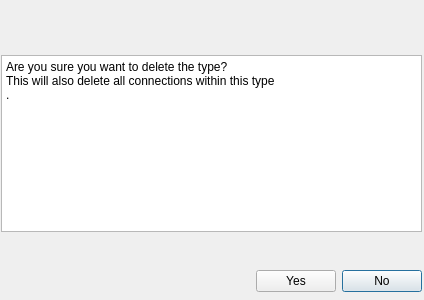
<?xml version="1.0" encoding="UTF-8"?>
<ui version="4.0">
 <class>Dialog</class>
 <widget class="QDialog" name="Dialog">
  <property name="windowModality">
   <enum>Qt::WindowModality::WindowModal</enum>
  </property>
  <property name="geometry">
   <rect>
    <x>0</x>
    <y>0</y>
    <width>424</width>
    <height>300</height>
   </rect>
  </property>
  <property name="windowTitle">
   <string>Delete Type</string>
  </property>
  <widget class="QWidget" name="">
   <property name="geometry">
    <rect>
     <x>1</x>
     <y>1</y>
     <width>421</width>
     <height>291</height>
    </rect>
   </property>
   <layout class="QGridLayout" name="gridLayout">
    <item row="6" column="1">
     <spacer name="horizontalSpacer">
      <property name="orientation">
       <enum>Qt::Orientation::Horizontal</enum>
      </property>
      <property name="sizeHint" stdset="0">
       <size>
        <width>40</width>
        <height>20</height>
       </size>
      </property>
     </spacer>
    </item>
    <item row="6" column="4">
     <widget class="QPushButton" name="pushButton_2">
      <property name="text">
       <string>No</string>
      </property>
     </widget>
    </item>
    <item row="5" column="3">
     <spacer name="verticalSpacer">
      <property name="orientation">
       <enum>Qt::Orientation::Vertical</enum>
      </property>
      <property name="sizeHint" stdset="0">
       <size>
        <width>20</width>
        <height>40</height>
       </size>
      </property>
     </spacer>
    </item>
    <item row="3" column="0" rowspan="2" colspan="5">
     <widget class="QTextEdit" name="textEdit">
      <property name="html">
       <string>&lt;!DOCTYPE HTML PUBLIC &quot;-//W3C//DTD HTML 4.0//EN&quot; &quot;http://www.w3.org/TR/REC-html40/strict.dtd&quot;&gt;
&lt;html&gt;&lt;head&gt;&lt;meta name=&quot;qrichtext&quot; content=&quot;1&quot; /&gt;&lt;meta charset=&quot;utf-8&quot; /&gt;&lt;style type=&quot;text/css&quot;&gt;
p, li { white-space: pre-wrap; }
hr { height: 1px; border-width: 0; }
li.unchecked::marker { content: &quot;\2610&quot;; }
li.checked::marker { content: &quot;\2612&quot;; }
&lt;/style&gt;&lt;/head&gt;&lt;body style=&quot; font-family:'Segoe UI'; font-size:9pt; font-weight:400; font-style:normal;&quot;&gt;
&lt;p style=&quot; margin-top:0px; margin-bottom:0px; margin-left:0px; margin-right:0px; -qt-block-indent:0; text-indent:0px;&quot;&gt;Are you sure you want to delete the type? &lt;/p&gt;
&lt;p style=&quot; margin-top:0px; margin-bottom:0px; margin-left:0px; margin-right:0px; -qt-block-indent:0; text-indent:0px;&quot;&gt;This will also delete all connections within this type&lt;/p&gt;
&lt;p style=&quot; margin-top:0px; margin-bottom:0px; margin-left:0px; margin-right:0px; -qt-block-indent:0; text-indent:0px;&quot;&gt;.&lt;/p&gt;&lt;/body&gt;&lt;/html&gt;</string>
      </property>
     </widget>
    </item>
    <item row="1" column="0" colspan="3">
     <spacer name="verticalSpacer_3">
      <property name="orientation">
       <enum>Qt::Orientation::Vertical</enum>
      </property>
      <property name="sizeHint" stdset="0">
       <size>
        <width>20</width>
        <height>40</height>
       </size>
      </property>
     </spacer>
    </item>
    <item row="6" column="3">
     <widget class="QPushButton" name="pushButton">
      <property name="text">
       <string>Yes</string>
      </property>
     </widget>
    </item>
    <item row="2" column="0">
     <spacer name="verticalSpacer_2">
      <property name="orientation">
       <enum>Qt::Orientation::Vertical</enum>
      </property>
      <property name="sizeHint" stdset="0">
       <size>
        <width>17</width>
        <height>29</height>
       </size>
      </property>
     </spacer>
    </item>
   </layout>
  </widget>
 </widget>
 <resources/>
 <connections/>
</ui>
